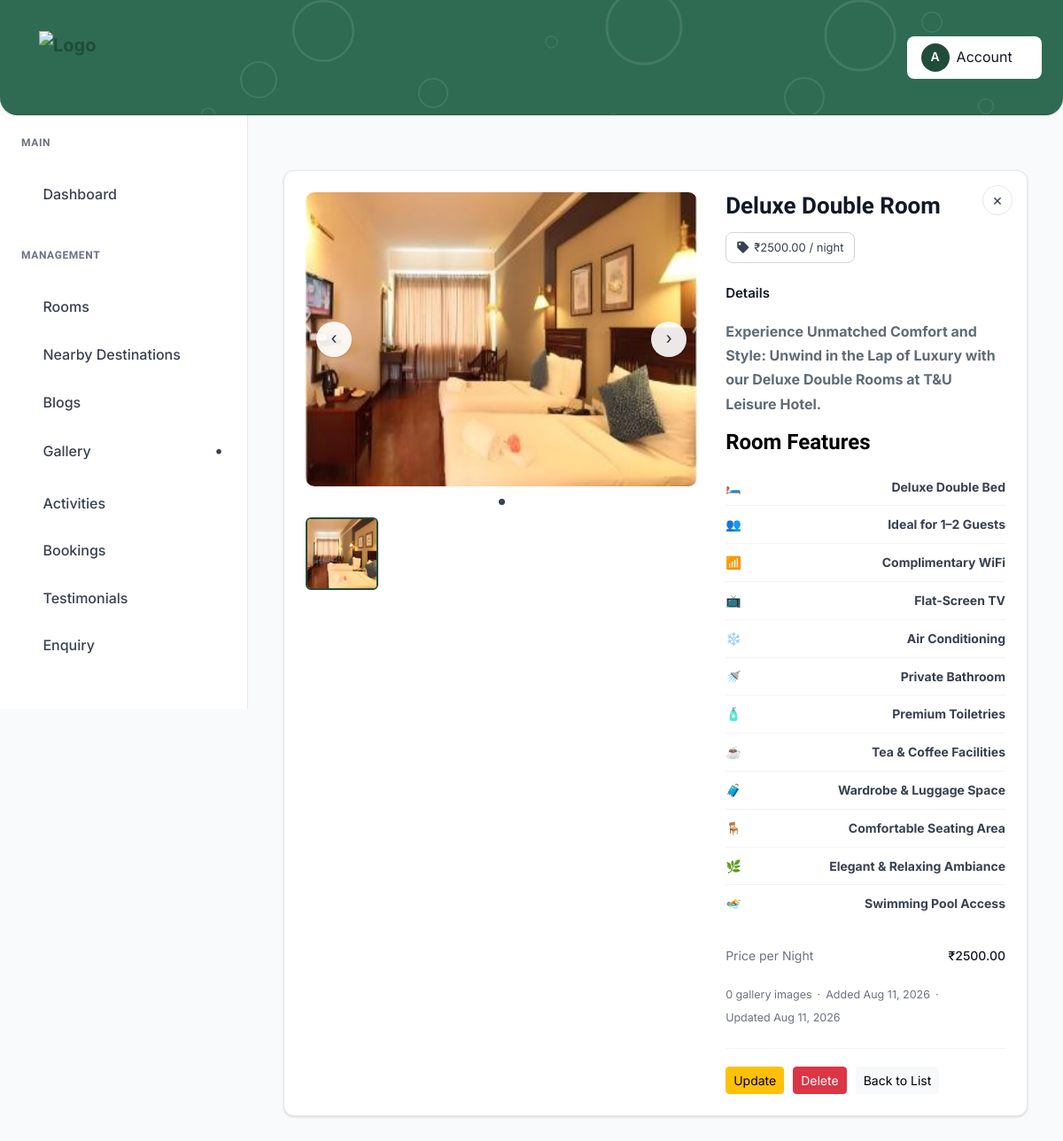
The page /rooms/deluxe-double-room/ (signed in) on the database as committed earlier.
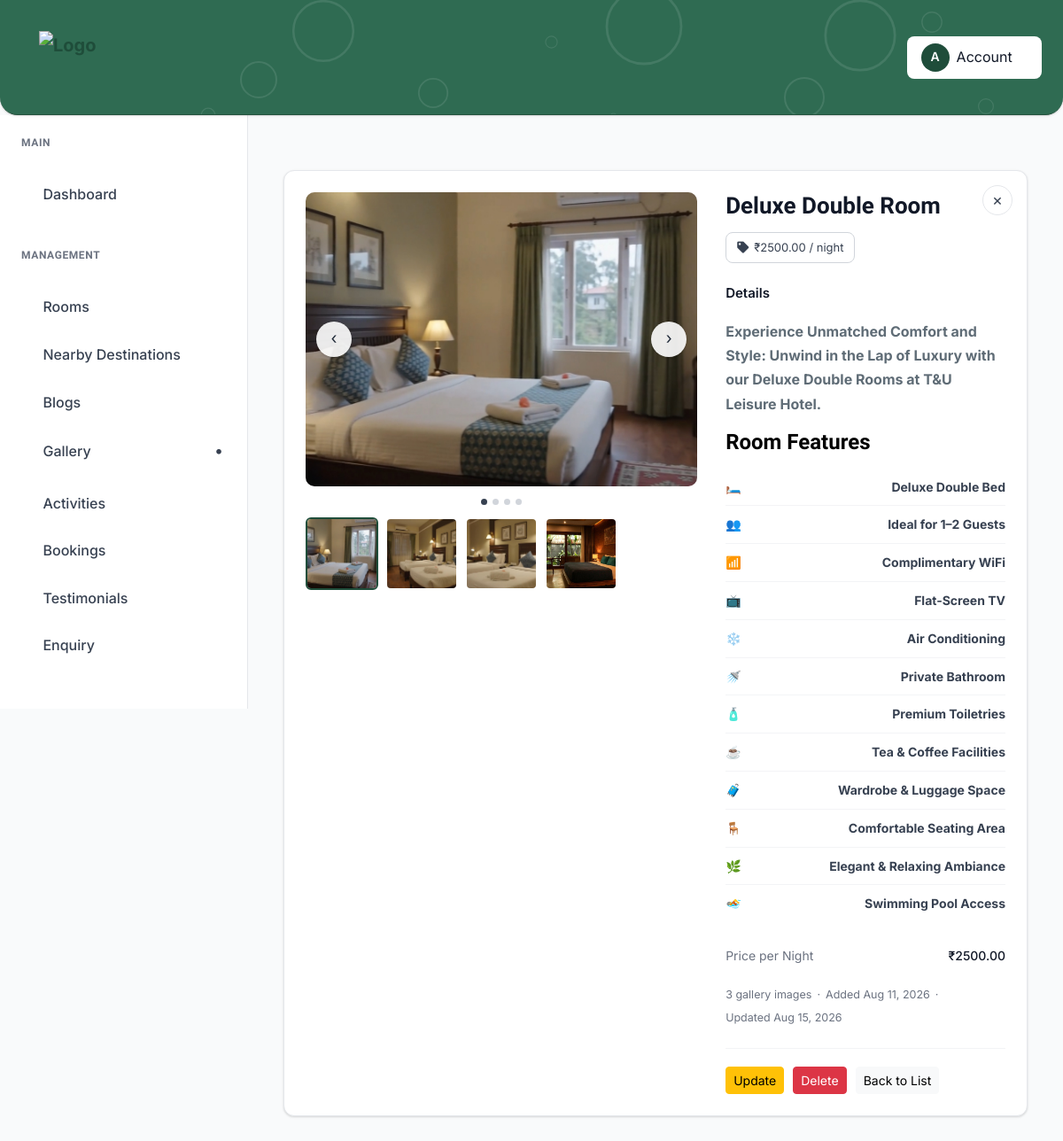
The same page on the database as committed later.
### tandj_app/models.py (models this page shows, shortened)
class Room(models.Model):
    STATUS_CHOICES = [
        ("active", "Active"),
        ("inactive", "Inactive"),
    ]
    slug = models.SlugField(max_length=170, unique=True, blank=True)
    status = models.CharField(
        max_length=10, choices=STATUS_CHOICES, default="active"
    )
    room_category = models.CharField(
        max_length=100, blank=True
    )
    bedroom_beds = models.CharField(
        max_length=255, blank=True
    )
    living_room_beds = models.CharField(
        max_length=255, blank=True
    )
    rating_average = models.DecimalField(
        max_digits=3, decimal_places=1, null=True, blank=True
    )
    description = models.TextField(blank=True)
    price_per_night = models.DecimalField(
        max_digits=10, decimal_places=2, default=0
    )
    main_image = models.ImageField(upload_to="rooms/main/", blank=True, null=True)
    created_at = models.DateTimeField(auto_now_add=True)
    updated_at = models.DateTimeField(auto_now=True)
    class Meta:
        db_table = "rooms"

class OptimizedImageModel(models.Model):
    image_fields = []  # override in child models
    class Meta:
        abstract = True

class RoomImage(OptimizedImageModel):
    room = models.ForeignKey(
        Room, on_delete=models.CASCADE, related_name="images"
    )
    image = models.ImageField(upload_to="rooms/gallery/")
    caption = models.CharField(max_length=150, blank=True, null=True)
    order = models.PositiveIntegerField(default=0)
    uploaded_at = models.DateTimeField(auto_now_add=True)
    image_fields = ["image"]
    class Meta:
        ordering = ["order", "uploaded_at"]

### tandj_app/views.py (the view)
# urls.py: path("rooms/<slug:slug>/", views.room_detail, name="room_detail"),
@login_required
def room_detail(request, slug):
    room = get_object_or_404(Room, slug=slug)
    return render(request, "admin_pages/room_detail.html", {"room": room})

### templates/admin_pages/room_detail.html (shortened to what this page needs)
{% extends "admin_pages/base.html" %}
{% load static %}
{% block content %}
<div class="dashboard sp_bottom_100">
    <div class="container-fluid full__width__padding">
        <div class="viewer-wrap">
            <a href="{% url 'tandj_app:room_list' %}" class="close-btn">&times;</a>
            {% with room.images.all as gallery_images %}
            <div class="viewer-grid">
                <div>
                    <div class="main-image-frame">
                        {% if room.main_image %}
                            <img id="mainImage" src="{{ room.main_image.url }}" alt="{{ room.room_category }}">
                        {% elif gallery_images %}
                            <img id="mainImage" src="{{ gallery_images.0.image.url }}" alt="{{ room.room_category }}">
                        {% else %}
                            <div class="main-image-placeholder">No image uploaded</div>
                        {% endif %}
                        {% if room.main_image or gallery_images %}
                        <button type="button" class="nav-arrow prev" id="prevImageBtn">&#8249;</button>
                        <button type="button" class="nav-arrow next" id="nextImageBtn">&#8250;</button>
                        {% endif %}
                    </div>
                    <div class="dots-row" id="dotsRow"></div>
                    <div class="thumb-grid" id="thumbGrid">
                        {% if room.main_image %}
                        <div class="thumb-item active" data-index="0">
                            <img src="{{ room.main_image.url }}" alt="{{ room.room_category }}">
                        </div>
                        {% endif %}
                        {% for img in gallery_images %}
                        <div class="thumb-item{% if forloop.first and not room.main_image %} active{% endif %}" data-index="{% if room.main_image %}{{ forloop.counter }}{% else %}{{ forloop.counter0 }}{% endif %}">
                            <img src="{{ img.image.url }}" alt="{{ img.caption|default:room.room_category }}">
                        </div>
                        {% endfor %}
                    </div>
                </div>
                <div>
                    <h1 class="detail-title">{{ room.room_category }}</h1>
                    <div class="tag-row">
                        <span class="tag-pill"><i class="fas fa-tag"></i> &#8377;{{ room.price_per_night }} / night</span>
                    </div>
                    <div class="section-heading">Details</div>
                    <ul class="info-list">
                        <div class="description-text">
                        {{ room.description|safe|default:"No description provided."|linebreaks }}
                    </div>
                        <li><span class="info-label">Price per Night</span><span class="info-value">&#8377;{{ room.price_per_night }}</span></li>
                    </ul>
                    <div class="meta-row">
                        <span>{{ gallery_images|length }} gallery image{{ gallery_images|length|pluralize }}</span>
                        <span>&middot;</span>
                        <span>Added {{ room.created_at|date:"M d, Y" }}</span>
                        <span>&middot;</span>
                        <span>Updated {{ room.updated_at|date:"M d, Y" }}</span>
                    </div>
                    <div class="panel-actions">
                        <a href="{% url 'tandj_app:room_edit' room.slug %}" class="btn btn-warning btn-sm">Update</a>
                        <button type="button" class="btn btn-danger btn-sm" data-bs-toggle="modal" data-bs-target="#deleteRoomModal">Delete</button>
                        <a href="{% url 'tandj_app:room_list' %}" class="btn btn-light btn-sm">Back to List</a>
                    </div>
                </div>
            </div>
            {% endwith %}
        </div>
    </div>
</div>
{% endblock %}

Rows that differ between the two databases and show on the page:
changed Room "Deluxe Double Room": main_image: a different picture; updated_at "Aug 11, 2026" → "Aug 15, 2026"
added RoomImage: image (picture)
added RoomImage: image (picture)
added RoomImage: image (picture)
Other text that changed with them:
{{ gallery_images|length }}: "0" → "3"
